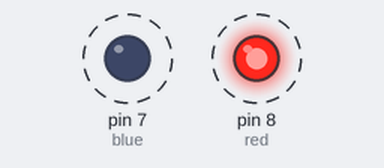
Simulated run of this sketch. Board: Arduino Uno, built with avr-gcc and run on an emulated ATmega328P. On the bench: output pins drawn as LEDs (lit = HIGH). Dashed ring = blinking.

Above: at 0.2 s.
Timing chart, 0 to 3.0 s (numbered marks = the images above):
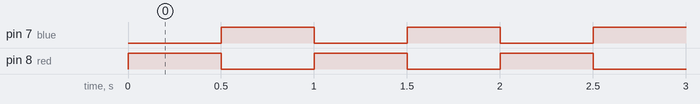

Measured:
- by itself, pin 7 (blue), pin 8 (red): alternates HIGH for 0.50 s and LOW for 0.50 s
- by itself, everything shown: repeats every 1.0 s, in 3 steps

The sketch:

LED_Blinking.ino
```cpp
int red=8;
int blue=7;

void setup()
{
  pinMode(red, OUTPUT);
  pinMode(blue, OUTPUT);
}

void loop()
{
  digitalWrite(red, HIGH);
  delay(500);
  digitalWrite(red, LOW);

  digitalWrite(blue, HIGH);
  delay(500);
  digitalWrite(blue, LOW);
}
```
